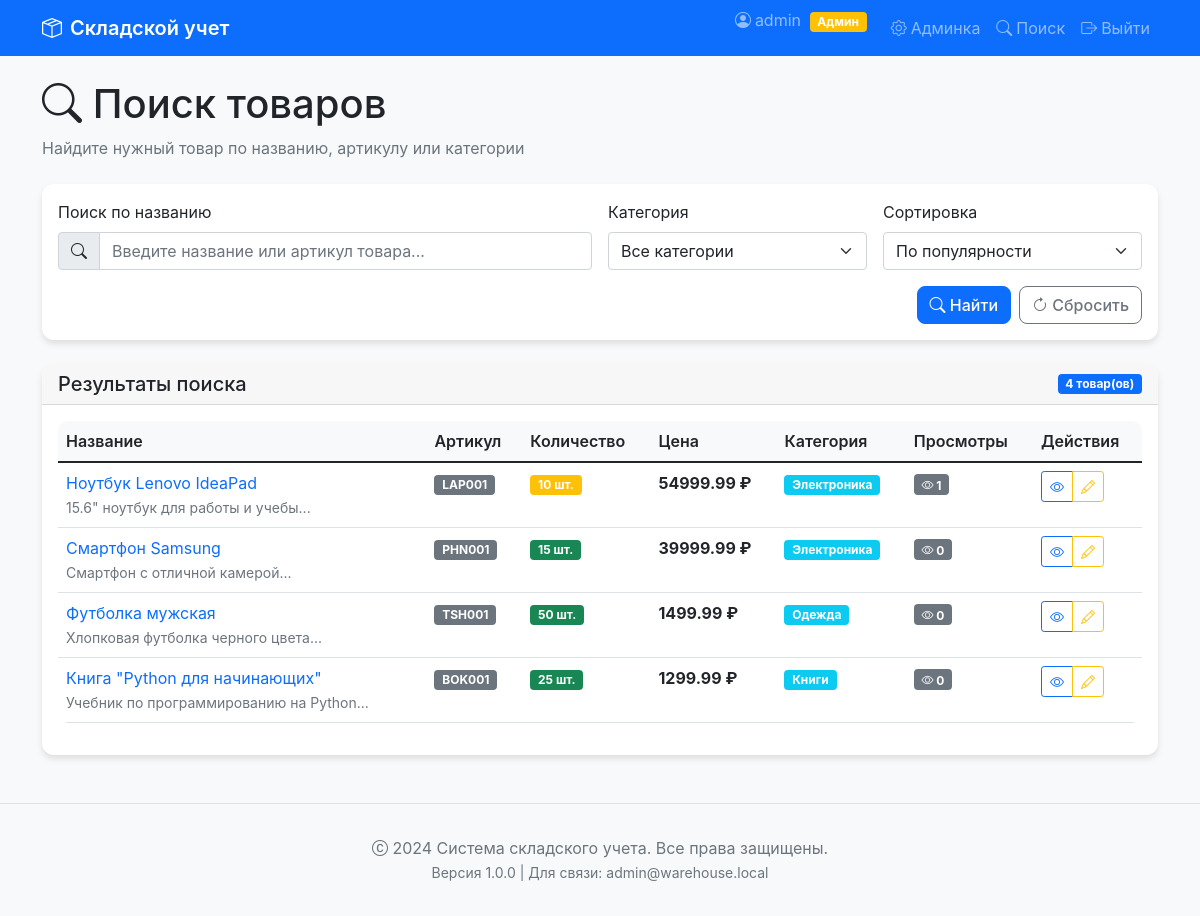
The page /search (signed in) on the database its author committed.
### app.py (models this page shows)
class Product(db.Model):
    __tablename__ = 'products'
    id = db.Column(db.Integer, primary_key=True)
    name = db.Column(db.String(200), nullable=False)
    description = db.Column(db.Text)
    detailed_specs = db.Column(db.Text, default='')
    sku = db.Column(db.String(50), unique=True)
    quantity = db.Column(db.Integer, default=0)
    price = db.Column(db.Float)
    category_id = db.Column(db.Integer, db.ForeignKey('categories.id'))
    created_at = db.Column(db.DateTime, default=datetime.utcnow)
    views_count = db.Column(db.Integer, default=0)

class Category(db.Model):
    __tablename__ = 'categories'
    id = db.Column(db.Integer, primary_key=True)
    name = db.Column(db.String(100), unique=True, nullable=False)
    description = db.Column(db.Text)
    products = db.relationship('Product', backref='category', lazy=True)

### app.py (the view)
@app.route('/search')
@login_required
def search():
    query = request.args.get('q', '')
    category_id = request.args.get('category', '')
    sort_by = request.args.get('sort', 'views_count')
    products_query = Product.query
    if query:
        products_query = products_query.filter(
            Product.name.contains(query) |
            Product.description.contains(query) |
            Product.sku.contains(query)
        )
    if category_id:
        products_query = products_query.filter_by(category_id=category_id)
    if sort_by == 'name':
        products_query = products_query.order_by(Product.name)
    elif sort_by == 'price_asc':
        products_query = products_query.order_by(Product.price)
    elif sort_by == 'price_desc':
        products_query = products_query.order_by(Product.price.desc())
    elif sort_by == 'date':
        products_query = products_query.order_by(Product.created_at.desc())
    else:  # views_count
        products_query = products_query.order_by(Product.views_count.desc())
    products = products_query.all()
    categories = Category.query.all()
    return render_template('search.html',
                           products=products,
                           categories=categories,
                           query=query,
                           category_id=category_id,
                           sort_by=sort_by)

### app.py (called while the page is built)
def login_required(f):
    @wraps(f)
    def decorated_function(*args, **kwargs):
        if 'user_id' not in session:
            flash('Для доступа необходимо войти в систему', 'warning')
            return redirect(url_for('login'))
        return f(*args, **kwargs)
    return decorated_function

@app.context_processor
def inject_user():
    return {
        'current_user': {
            'id': session.get('user_id'),
            'username': session.get('username'),
            'is_admin': session.get('is_admin', False),
            'is_authenticated': 'user_id' in session
        }
    }

### templates/search.html (shortened to what this page needs)
{% extends "base.html" %}
{% block content %}
<div class="mb-4">
    <h1><i class="bi bi-search"></i> Поиск товаров</h1>
    <p class="text-muted">Найдите нужный товар по названию, артикулу или категории</p>
</div>
<form method="GET" class="card mb-4">
    <div class="card-body">
        <div class="row g-3">
            <div class="col-md-6">
                <label for="searchQuery" class="form-label">Поиск по названию</label>
                <div class="input-group">
                    <span class="input-group-text"><i class="bi bi-search"></i></span>
                    <input type="text" id="searchQuery" name="q" class="form-control"
                           placeholder="Введите название или артикул товара..."
                           value="{{ query }}">
                </div>
            </div>
            <div class="col-md-3">
                <label for="categoryFilter" class="form-label">Категория</label>
                <select id="categoryFilter" name="category" class="form-select">
                    <option value="">Все категории</option>
                </select>
            </div>
            <div class="col-md-3">
                <label for="sortBy" class="form-label">Сортировка</label>
                <select id="sortBy" name="sort" class="form-select">
                    <option value="popularity" {% if sort_by == 'popularity' %}selected{% endif %}>По популярности</option>
                </select>
            </div>
        </div>
        <div class="row mt-3">
            <div class="col-md-12">
                <div class="d-grid gap-2 d-md-flex justify-content-md-end">
                    <button type="submit" class="btn btn-primary">
                        <i class="bi bi-search"></i> Найти
                    </button>
                    <a href="{{ url_for('search') }}" class="btn btn-outline-secondary">
                        <i class="bi bi-arrow-clockwise"></i> Сбросить
                    </a>
                </div>
            </div>
        </div>
    </div>
</form>
<div class="card">
    <div class="card-header d-flex justify-content-between align-items-center">
        <h5 class="mb-0">Результаты поиска</h5>
        <span class="badge bg-primary">{{ products|length }} товар(ов)</span>
    </div>
    <div class="card-body">
        {% if products %}
        <div class="table-responsive">
            <table class="table table-hover">
                <thead>
                    <tr>
                        <th>Название</th>
                        <th>Артикул</th>
                        <th>Количество</th>
                        <th>Цена</th>
                        <th>Категория</th>
                        <th>Просмотры</th>
                        <th>Действия</th>
                    </tr>
                </thead>
                <tbody>
                    {% for product in products %}
                    <tr>
                        <td>
                            <a href="{{ url_for('product_detail', product_id=product.id) }}"
                               class="text-decoration-none">
                                {{ product.name }}
                            </a>
                            {% if product.description %}
                            <br><small class="text-muted">{{ product.description[:50] }}...</small>
                            {% endif %}
                        </td>
                        <td>
                            <span class="badge bg-secondary">{{ product.sku }}</span>
                        </td>
                        <td>
                            {% if product.quantity > 10 %}
                            <span class="badge bg-success">{{ product.quantity }} шт.</span>
                            {% elif product.quantity > 0 %}
                            <span class="badge bg-warning">{{ product.quantity }} шт.</span>
                            {% else %}
                            <span class="badge bg-danger">Нет в наличии</span>
                            {% endif %}
                        </td>
                        <td>
                            <strong>{{ "%.2f"|format(product.price) }} ₽</strong>
                        </td>
                        <td>
                            {% if product.category %}
                            <span class="badge bg-info">{{ product.category.name }}</span>
                            {% else %}
                            <span class="text-muted">—</span>
                            {% endif %}
                        </td>
                        <td>
                            <span class="badge bg-secondary">
                                <i class="bi bi-eye"></i> {{ product.views_count }}
                            </span>
                        </td>
                        <td>
                            <div class="btn-group btn-group-sm" role="group">
                                <a href="{{ url_for('product_detail', product_id=product.id) }}"
                                   class="btn btn-outline-primary" title="Просмотр">
                                    <i class="bi bi-eye"></i>
                                </a>
                                {% if session.is_admin %}
                                <a href="{{ url_for('edit_product', id=product.id) }}"
                                   class="btn btn-outline-warning" title="Редактировать">
                                    <i class="bi bi-pencil"></i>
                                </a>
                                {% endif %}
                            </div>
                        </td>
                    </tr>
                    {% endfor %}
                </tbody>
            </table>
        </div>
        {% endif %}
    </div>
</div>
{% endblock %}

### templates/base.html (shortened to what this page needs)
<!DOCTYPE html>
<html lang="ru">
<head>
    <link href="https://cdn.jsdelivr.net/npm/bootstrap@5.1.3/dist/css/bootstrap.min.css" rel="stylesheet">
    <link rel="stylesheet" href="https://cdn.jsdelivr.net/npm/bootstrap-icons@1.10.0/font/bootstrap-icons.css">
</head>
<body>
    <nav class="navbar navbar-expand-lg navbar-dark bg-primary sticky-top">
        <div class="container">
            <a class="navbar-brand" href="{{ url_for('index') }}">
                <i class="bi bi-box-seam me-2"></i>Складской учет
            </a>
            <div class="collapse navbar-collapse" id="navbarNav">
                <ul class="navbar-nav ms-auto">
                    {% if session.user_id %}
                        <li class="nav-item">
                            <span class="navbar-text me-3">
                                <i class="bi bi-person-circle me-1"></i>{{ session.username }}
                                {% if session.is_admin %}
                                    <span class="badge bg-warning ms-1">Админ</span>
                                {% endif %}
                            </span>
                        </li>
                        {% if session.is_admin %}
                        <li class="nav-item">
                            <a class="nav-link" href="{{ url_for('admin') }}">
                                <i class="bi bi-gear me-1"></i>Админка
                            </a>
                        </li>
                        {% endif %}
                        <li class="nav-item">
                            <a class="nav-link" href="{{ url_for('search') }}">
                                <i class="bi bi-search me-1"></i>Поиск
                            </a>
                        </li>
                        <li class="nav-item">
                            <a class="nav-link" href="{{ url_for('logout') }}">
                                <i class="bi bi-box-arrow-right me-1"></i>Выйти
                            </a>
                        </li>
                    {% endif %}
                </ul>
            </div>
        </div>
    </nav>
    <div class="container mt-4">
        {% block content %}{% endblock %}
    </div>
    <footer class="footer mt-5">
        <div class="container text-center">
            <p class="text-muted mb-0">
                <i class="bi bi-c-circle"></i> 2024 Система складского учета. Все права защищены.
            </p>
            <small class="text-muted">
                Версия 1.0.0 | Для связи: admin@warehouse.local
            </small>
        </div>
    </footer>
</body>
</html>

### templates/base.html (style rules this page uses)
body { background-color: #f8f9fa; font-family: -apple-system, BlinkMacSystemFont, 'Segoe UI', Roboto, Oxygen, Ubuntu, sans-serif; }
.navbar-brand { font-weight: 600; }
.navbar-text { color: rgba(255, 255, 255, 0.9); }
.card { border: none; border-radius: 12px; box-shadow: 0 4px 6px rgba(0, 0, 0, 0.1); }
.card-header { border-radius: 12px 12px 0 0 !important; }
.table { background-color: white; border-radius: 10px; overflow: hidden; }
.table th { background-color: #f8f9fa; font-weight: 600; }
.btn { border-radius: 8px; font-weight: 500; }
.footer { margin-top: 4rem; padding: 2rem 0; background-color: #f8f9fa; border-top: 1px solid #dee2e6; }

### rows shown on the page
Product: name "Ноутбук Lenovo IdeaPad", description "15.6\" ноутбук для работы и учебы", sku "LAP001", quantity "10", price "54999.99", category.name "Электроника", views_count "1"
Product: name "Смартфон Samsung", description "Смартфон с отличной камерой", sku "PHN001", quantity "15", price "39999.99", category.name "Электроника", views_count "0"
Product: name "Футболка мужская", description "Хлопковая футболка черного цвета", sku "TSH001", quantity "50", price "1499.99", category.name "Одежда", views_count "0"
Product: name "Книга \"Python для начинающих\"", description "Учебник по программированию на Python", sku "BOK001", quantity "25", price "1299.99", category.name "Книги", views_count "0"

### other values the page prints
{{ session.username }} "admin"
{{ products|length }} "4"
